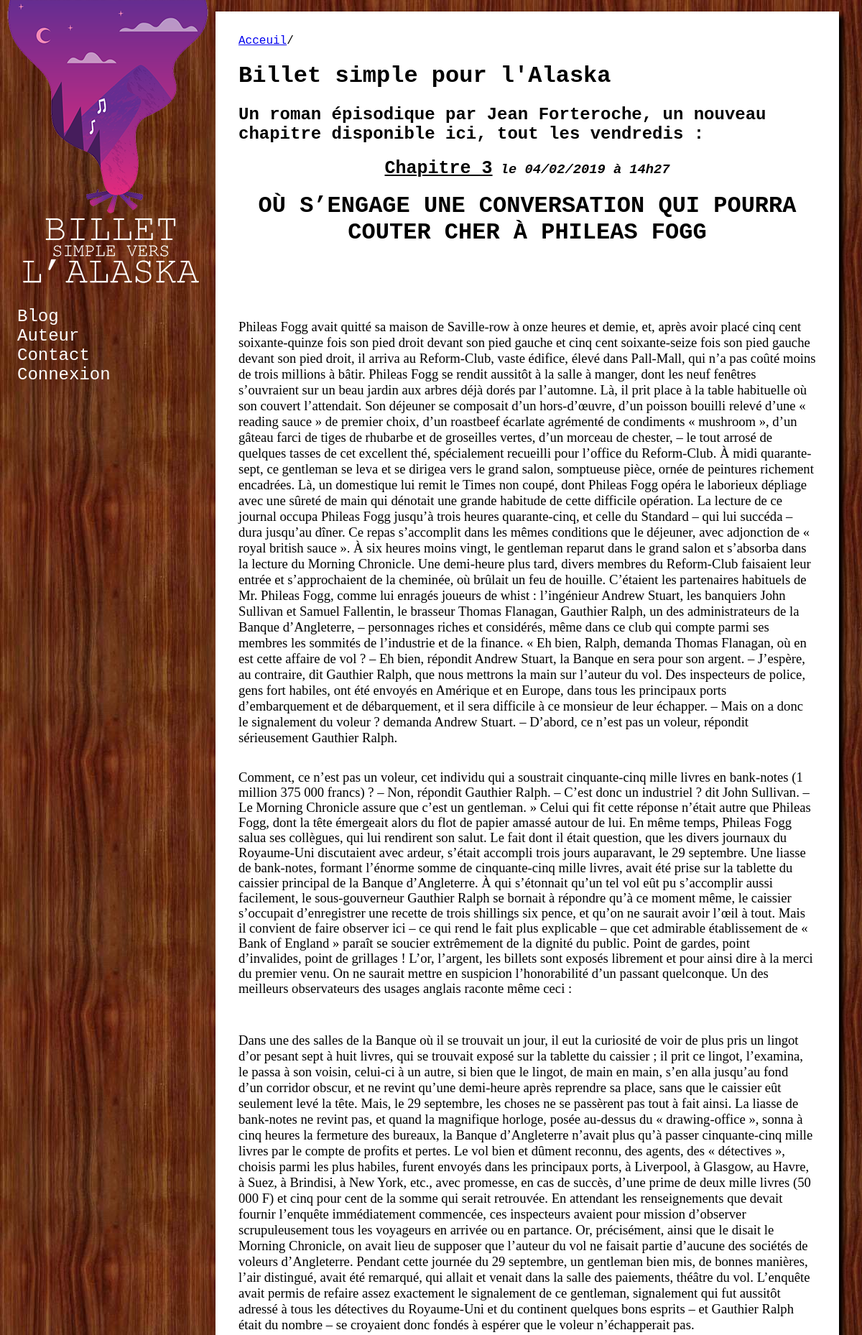
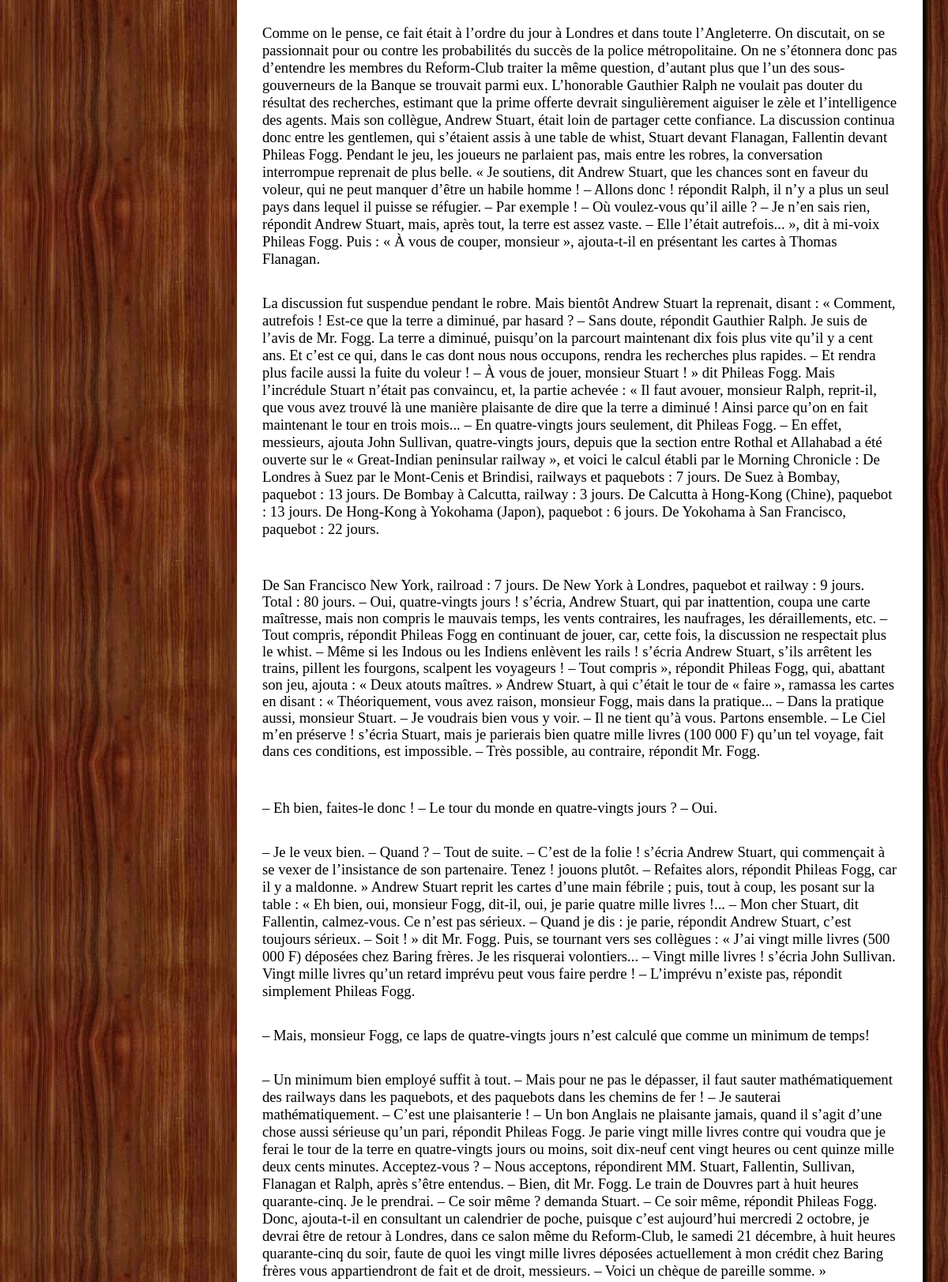
The page / (upper part) on the database its author committed (2 pictures, top to bottom).
### tables this page shows
CREATE TABLE IF NOT EXISTS `posts` (
  `id` int(11) NOT NULL AUTO_INCREMENT,
  `title` varchar(255) NOT NULL,
  `content` text NOT NULL,
  `creation_date` datetime NOT NULL,
  PRIMARY KEY (`id`)
);

### controller/userOverviewController.php (called while the page is built)
<?php
require_once('model/PostManager.php');
function userOverview()
{
    $postManager = new OpenClassrooms\P4\Model\PostManager();
    $posts = $postManager->getPosts();
    require('view/frontend/overView.php');
}

### model/PostManager.php (called while the page is built, shortened)
<?php
class PostManager extends Manager
{
    public function getPosts()
    {
        $db = $this->dbConnect();
        $req = $db->query('SELECT id, title, content, DATE_FORMAT(creation_date, \'%d/%m/%Y à %Hh%i\') AS creation_date_fr FROM posts ORDER BY creation_date DESC');
        return $req;
    }
}

### view/frontend/overView.php (the view, shortened to what this page needs)
<div id="breadcrumbs"><a href="index.php">Acceuil</a>/</div>
<h1 id="website_mainTitle">Billet simple pour l'Alaska</h1>
<h2 id="website_subTitle">Un roman épisodique par Jean Forteroche, un nouveau chapitre disponible ici, tout les vendredis :</h2>
<?php while ($data = $posts->fetch())
{
?>
    <div class="book_chapterDiv">
        <h3 class="book_chapterDiv_Title">
            <a href="index.php?action=userPostView&amp;id=<?= $data['id'] ?>"><?= htmlspecialchars($data['title']) ?></a>
            <em>le <?= $data['creation_date_fr'] ?></em>
        </h3>
        <div class="book_chapterDiv_Content">
            <div>
                <?= htmlspecialchars_decode(nl2br(html_entity_decode($data['content']))) ?>
            </div>
            <br />
        </div>
    </div>
<?php
}
?>
<?php require('view/frontend/template.php'); ?>

### public/css/style.css (style rules this page uses)
body { margin-top: 0; margin-left: 0; margin-right: 0; margin-bottom: 0; background-image: url("background.jpg"); }
#breadcrumbs { font-family: "Courier new"; }
h1, h2, h3, p { font-family: "Courier new"; }
#website_mainTitle { font-family: "Courier new"; }
#website_subTitle { font-family: "Courier new"; }
.book_chapterDiv_Title a, #book_chapterDiv_Title { color: black; font-size: 25px; font-family: "Courier new"; }
.book_chapterDiv_Title, #book_chapterDiv_Title, #book_chapterDiv_Date { text-align: center; }

### rows shown on the page
posts: title "Chapitre 3", creation_date_fr "04/02/2019 à 14h27", content "OÙ S’ENGAGE UNE CONVERSATION QUI POURRA COUTER CHER À PHILEAS FOGG Phileas Fogg avait quitté sa maison de Saville-row à onze heures et demie, et, après avoir placé cinq cent soixante-quinze fois son pied droit devant son pied gauche et cinq cent soixante-seize fois son pied gauche devant son pied droit, il arriva au Reform-Club, vaste édifice, élevé dans Pall-Mall, qui n’a pas coûté moins de trois millions à bâtir. Phileas Fogg se rendit aussitôt à la salle à manger, dont les neuf fenêtres s’ouvraient sur un beau jardin aux arbres déjà dorés par l’automne. Là, il prit place à la table habituelle où son couvert l’attendait. Son déjeuner se composait d’un hors-d’œuvre, d’un poisson bouilli…"
